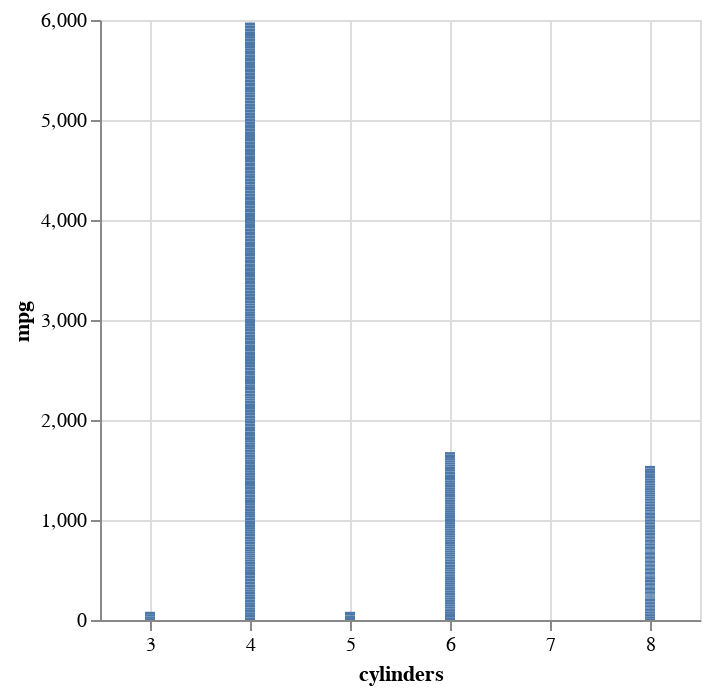

Here is the notebook cell this chart was saved with:
### Markdown cell above
We haven't gotten to the "median" part yet.

### Code cell
alt.Chart(df).mark_bar().encode(
    x="cylinders",
    y="mpg"
)

### Figure 1 — Vega-Lite specification as saved in the notebook (floating-point values rounded to 4 significant figures; data arrays with more than 128 entries replaced by an {"elided": "..."} marker saying what was removed)
{"config": {"view": {"continuousWidth": 300, "continuousHeight": 300}}, "data": {"name": "data-f1198cc0481ad698d7dc4699e0a3efa7"}, "mark": {"type": "bar"}, "encoding": {"x": {"field": "cylinders", "type": "quantitative"}, "y": {"field": "mpg", "type": "quantitative"}}, "$schema": "https://vega.github.io/schema/vega-lite/v5.6.1.json", "datasets": {"data-f1198cc0481ad698d7dc4699e0a3efa7": {"elided": "398 records"}}}
